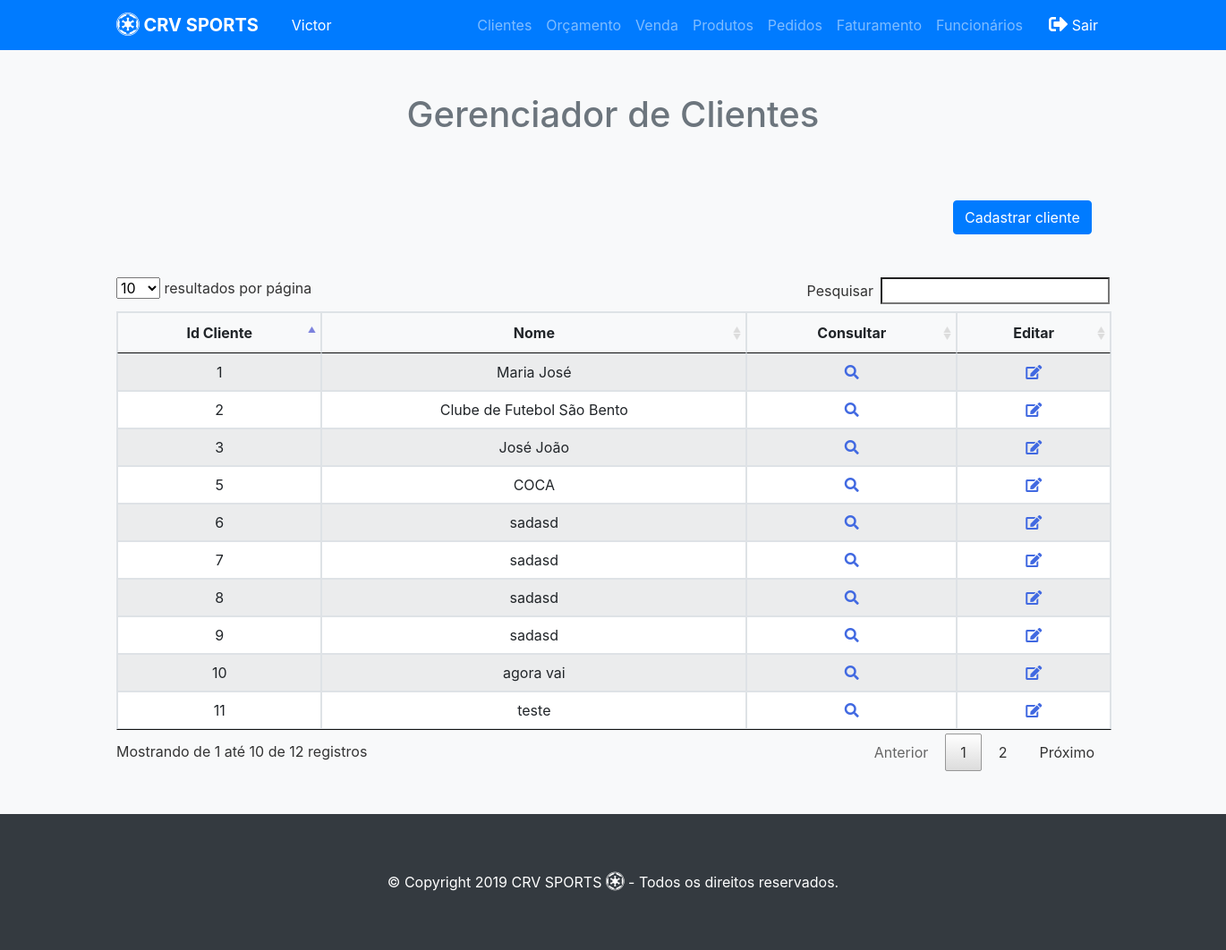
The page /crv/clientes.php (signed in) on the database as committed earlier.
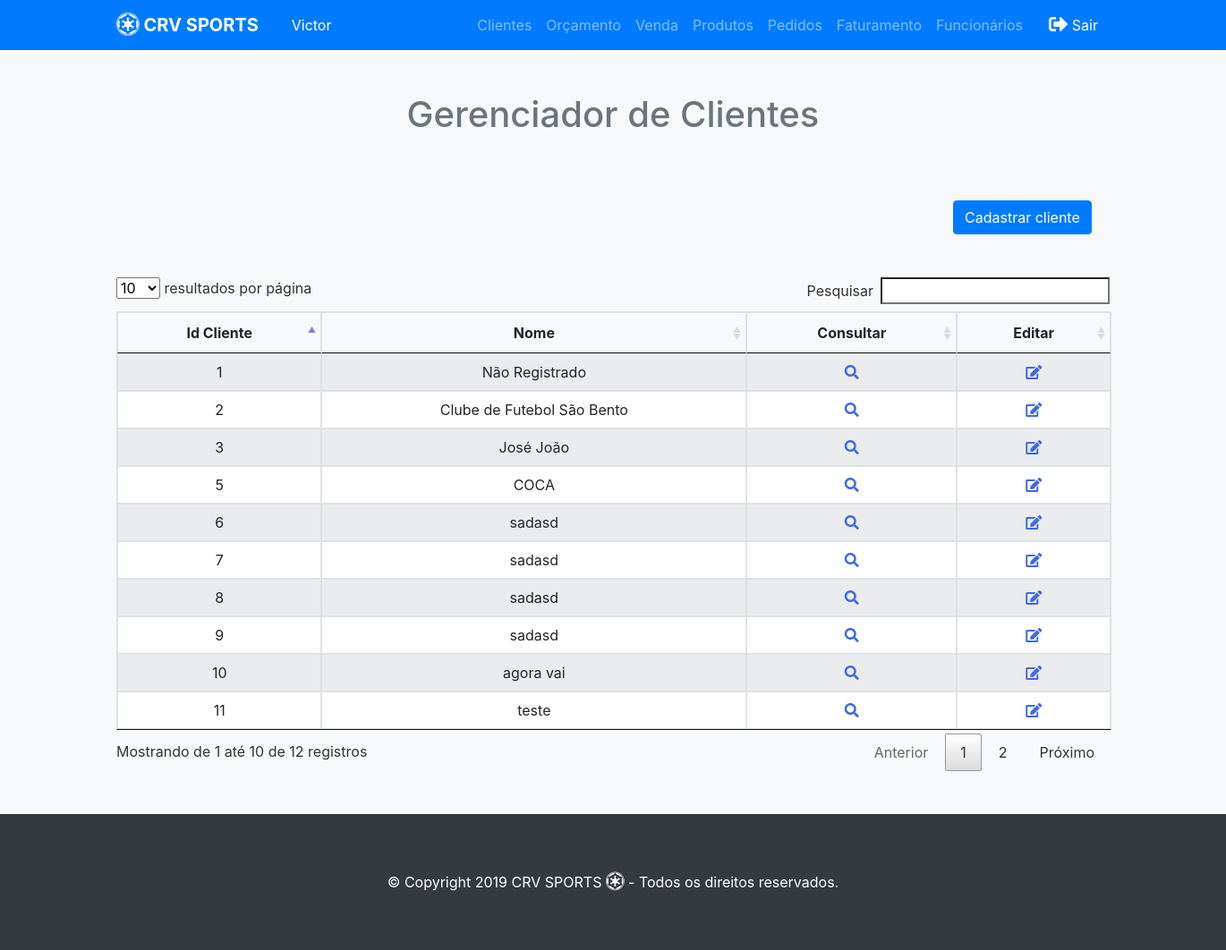
The same page on the database as committed later.
### tables this page shows
CREATE TABLE `funcionario` (
  `id_funcionario` int(11) NOT NULL,
  `nome` varchar(100) NOT NULL,
  `data_nascimento` date NOT NULL,
  `cpf` varchar(15) NOT NULL,
  `rg` varchar(15) NOT NULL,
  `data_admissao` date NOT NULL,
  `logradouro` varchar(100) NOT NULL,
  `numero` int(11) NOT NULL,
  `bairro` varchar(100) NOT NULL,
  `cidade` varchar(50) NOT NULL,
  `estado` varchar(50) NOT NULL,
  `cep` varchar(20) NOT NULL,
  `email` varchar(50) NOT NULL,
  `telefone` varchar(20) DEFAULT NULL,
  `celular` varchar(20) DEFAULT NULL,
  `senha` varchar(30) NOT NULL,
  `tipo` int(11) NOT NULL
);

CREATE TABLE `cliente` (
  `id_cliente` int(11) NOT NULL,
  `nome` varchar(100) NOT NULL,
  `email` varchar(50) NOT NULL,
  `logradouro` varchar(100) NOT NULL,
  `numero` int(11) NOT NULL,
  `bairro` varchar(50) NOT NULL,
  `cidade` varchar(50) NOT NULL,
  `estado` varchar(50) NOT NULL,
  `cep` varchar(20) NOT NULL,
  `telefone` varchar(20) DEFAULT NULL,
  `celular` varchar(20) DEFAULT NULL,
  `cpf` varchar(15) DEFAULT NULL,
  `rg` varchar(15) DEFAULT NULL,
  `data_nascimento` date DEFAULT NULL,
  `cnpj` varchar(20) DEFAULT NULL,
  `inscricao_estadual` varchar(30) DEFAULT NULL,
  `nome_fantasia` varchar(50) DEFAULT NULL
);

### crv/clientes.php (the view, shortened to what this page needs)
<?php require_once("../funcoes/conexao.php"); ?>
<!DOCTYPE html>
<html>
   <head>
      <link rel="stylesheet" href="lib\DataTables\DataTables-1.10.18\css\jquery.dataTables.min.css">
      <?php include '../funcoes/menu.php'; ?>
      <link rel="stylesheet" href="lib\fontawesome-free-5.8.1-web\css\all.css">
   </head>
   <div class="py-5 text-center bg-light">
      <div class="container">
         <div class="row">
            <div class="col-md-12">
               <h1 class="pb-3 text-secondary">Gerenciador de Clientes</h1>
            </div>
         </div>
         <div class="row">
            <div class="col-md-4 offset-md-10">
               <div class="row my-5">
                  <button type="button" id="cadastrar" class="btn btn-primary" data-toggle="modal" data-target="#cadastroCliente">
                  Cadastrar cliente
                  </button>
               </div>
            </div>
          </div>
          <table class="table table-hover table-striped table-bordered" id="cliente">
    <thead>
        <tr>
            <th>Id Cliente</th>
            <th>Nome</th>
            <th>Consultar</th>
            <th>Editar</th>
        </tr>
    </thead>
    <tbody>
        <?php
            $query="select * from cliente;";
            $resultado = mysqli_query($conecta, $query);
            while($linha = mysqli_fetch_array($resultado)){
                echo '<tr id='.$linha['id_cliente'].'><td>'.$linha['id_cliente'].'</td>';
                echo '<td>'.utf8_encode($linha['nome']).'</td>';
          ?>
                <td><i class="fas fa-search" data-toggle="modal" data-target="#cadastroCliente" style="cursor: pointer; color:royalBlue"></td>
                <td><i class="fas fa-edit" data-toggle="modal" data-target="#cadastroCliente" style="cursor: pointer; color:royalBlue"></td></tr>
            <?php
            }
            ?>
    </tbody>
</table>
</div>
</div>
<?php include 'footer.php'; ?>
    <?php require_once("../funcoes/modalcliente.php"); ?>
</html>

### funcoes/menu.php (shortened to what this page needs)
<!DOCTYPE html>
<html>
<head>
<?php require_once("head.php"); ?>
</head>
<body>
  <nav class="navbar navbar-expand-md bg-primary navbar-dark">
    <div class="container">
      <a class="navbar-brand" href="home.php"><i class="fab d-inline fa-lg fa-empire"></i><b> CRV SPORTS</b></a>
        <?php
            if  (isset($_SESSION["user_portal"]) )
            {
                $user = $_SESSION["user_portal"];
                $saudacao = "select nome ";
                $saudacao .= "from funcionario ";
                $saudacao .= "where id_funcionario = {$user} ";
                $saudacao_login = mysqli_query($conecta, $saudacao);
                $saudacao_login = mysqli_fetch_assoc($saudacao_login);
                $nome = $saudacao_login["nome"];
                $nome = explode(" ", $nome);
        ?>
            <div ><a class="btn navbar-btn ml-2 text-white btn-primary"> <?php echo $nome[0] ?> </a><input id="idcli" class="btn navbar-btn ml-2 text-white btn-primary" type="hidden" value="<?php echo $user ?>" ></div>
        <?php } ?>
      <div class="collapse navbar-collapse text-center justify-content-end" id="navbar2SupportedContent">
        <ul class="navbar-nav">
          <li class="nav-item">
            <a class="nav-link" href="clientes.php"><i class="fa d-inline fa-lg fa-shopping-"></i> Clientes</a>
          </li>
          <li class="nav-item">
            <a class="nav-link" href="orcamentos.php"><i class="fa d-inline fa-lg fa-o"></i>Orçamento</a>
          </li>
          <li class="nav-item">
            <a class="nav-link" href="vendas.php"><i class="fa d-inline fa-lg fa-o"></i>Venda</a>
          </li>
          <li class="nav-item">
            <a class="nav-link" href="produtos.php"><i class="fa d-inline fa-lg fa-o"></i>Produtos</a>
          </li>
          <li class="nav-item">
            <a class="nav-link" href="pedidos.php"><i class="fa d-inline fa-lg fa-o"></i>Pedidos</a>
          </li>
          <li class="nav-item">
            <a class="nav-link" href="10Representante.html"><i class="fa d-inline fa-lg fa-o"></i> Faturamento</a>
          </li>
          <li class="nav-item">
            <a class="nav-link" href="funcionarios.php"><i class="fa d-inline fa-lg fa-o"></i> Funcionários</a>
          </li>
        </ul>
        <a class="btn navbar-btn ml-2 text-white btn-primary" href="../funcoes/sair.php"><i class="fas d-inline fa-lg fa-sign-out-alt"></i> Sair</a>
      </div>
    </div>
  </nav>

### funcoes/head.php (shortened to what this page needs)
<link rel="stylesheet" href="lib/font-awesome.min.css" type="text/css">
<link rel="stylesheet" href="lib/bootstrap-4.0.0-beta.1.css" type="text/css">
<link rel="stylesheet" href="lib/bootstrap.min.css" >

### crv/footer.php
<div class="py-5 bg-dark text-white">
        <div class="col-md-12 mt-3 text-center">
          <p>© Copyright 2019 CRV SPORTS <i class="fab d-inline fa-lg fa-empire"></i> - Todos os direitos reservados.</p>
        </div>
  </div>
</body>

### funcoes/modalcliente.php (shortened to what this page needs)
<head>
</head>
<body>
</body>

Rows that differ between the two databases and show on the page:
changed cliente id 1: nome "Maria José" → "Não Registrado"
